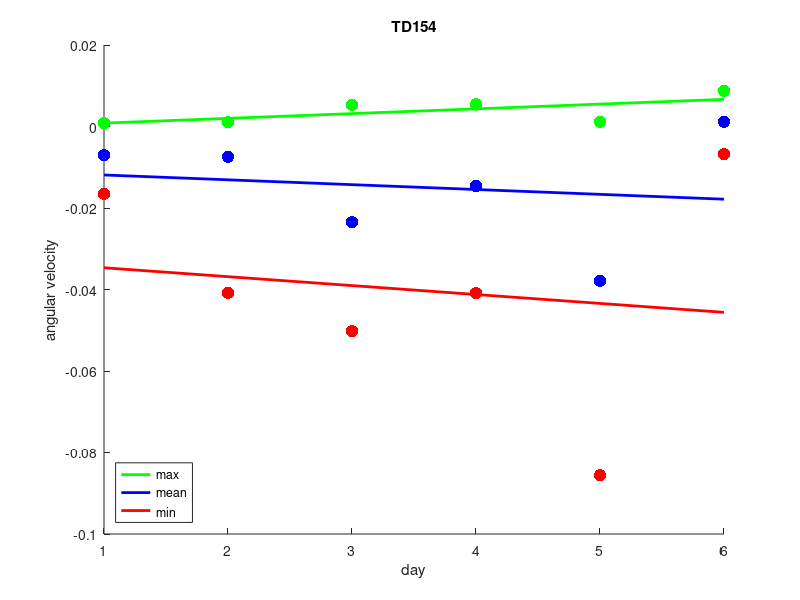

Write MATLAB code to recreate this figure. (Note: this script raises an error after producing the figure.)
%% TD154 data
% --- plots probe mean, max, and min over days ---
mean1 = [-0.0070, -0.0074, -0.0235, -0.0146, -0.0379, 0.0012];
max1 = [7.8337e-04, 0.0010, 0.0053, 0.0054, 0.0012, 0.0088];
min1 = [-0.0165, -0.0408, -0.0502, -0.0409, -0.0856, -0.0068];

days = 1:6;

% force all into row vectors
mean = mean1(:)'; 
max  = max1(:)'; 
min  = min1(:)'; 
days  = days(:)';

figure; hold on;

% scatter + fit line for mean
scatter(days, mean, 80, 'b', 'filled');
p_mean = polyfit(days, mean, 1); % linear fit
yfit_mean = polyval(p_mean, days);
h_mean = plot(days, yfit_mean, 'b-', 'LineWidth', 2);

% scatter + fit line for max
scatter(days, max, 80, 'g', 'filled');
p_max = polyfit(days, max, 1);
yfit_max = polyval(p_max, days);
h_max = plot(days, yfit_max, 'g-', 'LineWidth', 2);

% scatter + fit line for min
scatter(days, min, 80, 'r', 'filled');
p_min = polyfit(days, min, 1);
yfit_min = polyval(p_min, days);
h_min = plot(days, yfit_min, 'r-', 'LineWidth', 2);

xlabel('day');
ylabel('angular velocity');
legend([h_max, h_mean, h_min], {'max', 'mean', 'min'}, 'Location', 'southwest')
title('TD154')
SetFigBoxDefaults;

%% TD155 data
% --- plots probe mean, max, and min over days ---
mean2 = [9.1022e-10, -2.4193e-04, -0.0022, -0.0086, -0.0120, -0.0084];
max2 = [4.9060e-08, 0.0071, 0.0176, 0.0096, 0.0087, 0.0087];
min2 = [-2.0960e-08, -0.0081, -0.0134, -0.0246, -0.0323, -0.0319];

days = 1:6;

% force all into row vectors
mean = mean2(:)'; 
max  = max2(:)'; 
min  = min2(:)'; 
days  = days(:)';

figure; hold on;

% scatter + fit line for mean
scatter(days, mean, 80, 'b', 'filled');
p_mean = polyfit(days, mean, 1); % linear fit
yfit_mean = polyval(p_mean, days);
h_mean = plot(days, yfit_mean, 'b-', 'LineWidth', 2);

% scatter + fit line for max
scatter(days, max, 80, 'g', 'filled');
p_max = polyfit(days, max, 1);
yfit_max = polyval(p_max, days);
h_max = plot(days, yfit_max, 'g-', 'LineWidth', 2);

% scatter + fit line for min
scatter(days, min, 80, 'r', 'filled');
p_min = polyfit(days, min, 1);
yfit_min = polyval(p_min, days);
h_min = plot(days, yfit_min, 'r-', 'LineWidth', 2);

xlabel('day');
ylabel('angular velocity');
legend([h_max, h_mean, h_min], {'max', 'mean', 'min'}, 'Location', 'southwest')
title('TD156')
SetFigBoxDefaults;
